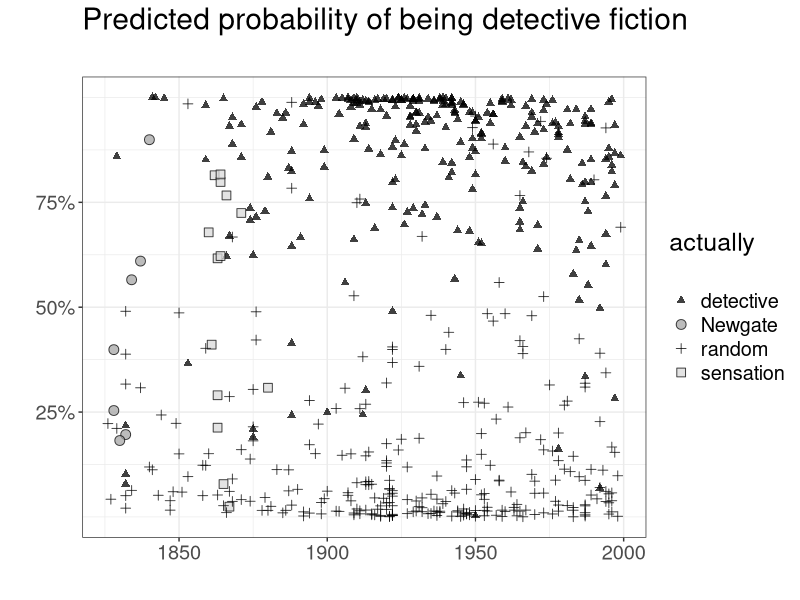
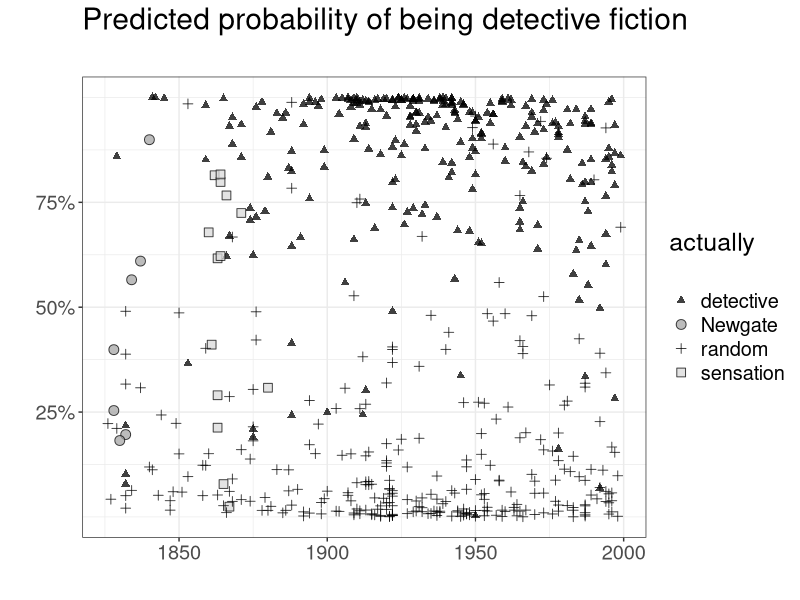
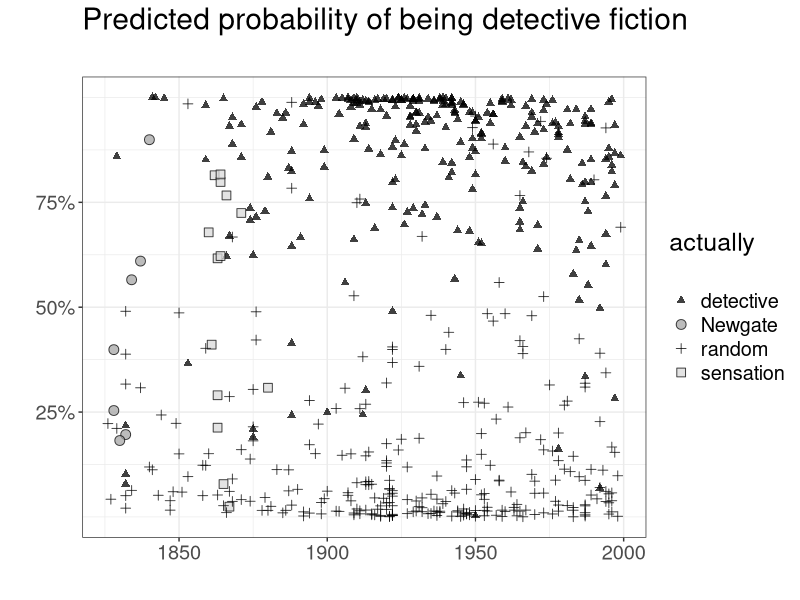

Here is the R script that generated these plots, in order:
library(scales)
library(ggplot2)
library(dplyr)
l <- read.csv('../plotdata/mungednewgatesensation.csv')
l$genre <- as.factor(l$realclass)

p <- ggplot(l, aes(x = dateused, y = logistic, color = genre, fill = genre,
                   shape = genre, size = genre)) + 
  geom_point(alpha = 0.75) + scale_shape_manual(name="actually\n", values = c(17,21,3,22)) + 
  scale_color_manual(name = "actually\n", values = c('black', 'black', 'black', 'black')) + 
  scale_fill_manual(name = 'actually\n', values = c('black', 'gray65', 'black', 'gray85')) +
  theme_bw() + theme(text = element_text(size = 18)) + 
  scale_size_manual(name = "actually\n", values = c(2,3,2,3)) +
  scale_y_continuous('', labels = percent, breaks = c(0.25,0.5,0.75)) + 
  scale_x_continuous("", breaks = c(1850,1900,1950,2000)) + ggtitle('Predicted probability of being detective fiction\n') +
  theme(plot.title = element_text(hjust = 0))
plot(p)

tiff("../images/C2Fig1detectnewgate.tiff", height = 6, width = 9, units = 'in', res=400)
plot(p)
dev.off()
plot(p)